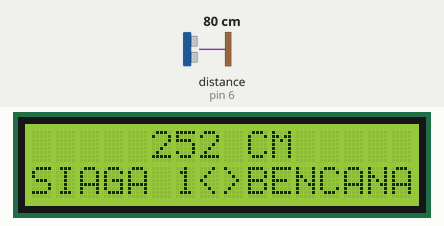
Bench run of a sketch on a simulated Arduino Uno, built with avr-gcc and run on an emulated ATmega328P. Parts: 16×2 character LCD. Wiring (inferred from the names in the program): ultrasonic range finder: trigger pin 5; echo pin 6. The inputs (shaded band) are chosen by the test bench; at power-on: distance to the obstacle (sensor on pin 6) 80 cm. The echo pulse lasts 58.3 µs per cm; no radio packets arrive unless stated; what the sketch prints to the serial monitor is not drawn.

Above: at 1.2 s.
1.3 s: distance to the obstacle (sensor on pin 6) set to 223 cm
At 5.1 s:
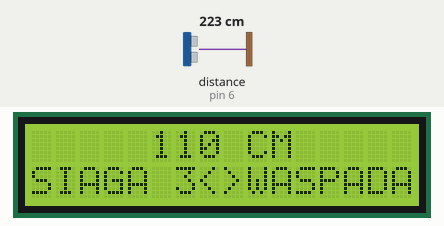
5.4 s: distance to the obstacle (sensor on pin 6) set to 2 cm
At 6.8 s:
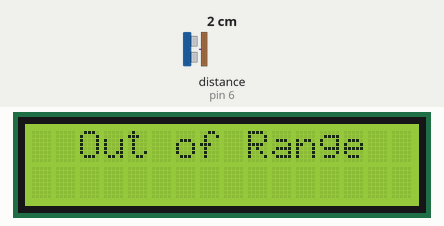
7.8 s: distance to the obstacle (sensor on pin 6) set to 120 cm
At 8.9 s:
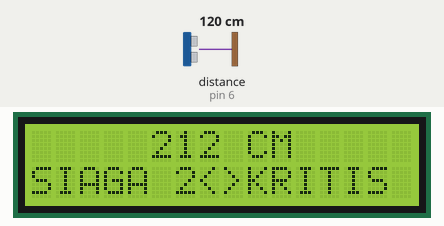
9.9 s: distance to the obstacle (sensor on pin 6) set to 299 cm
At 11.6 s:
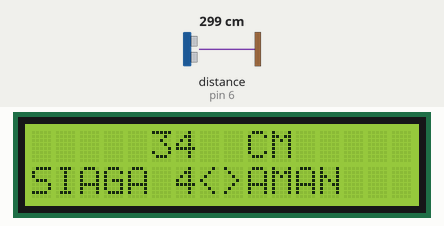
Timing chart, 0 to 13.0 s (numbered marks = the images above; inputs shaded):
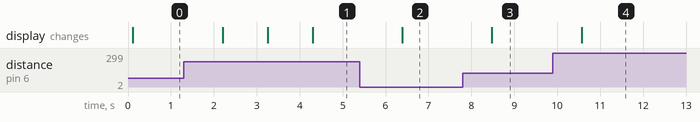

The sketch:

KetinggianMukaAir.ino
```cpp
#include <nRF24L01.h>
#include <printf.h>
#include <RF24.h>
#include <RF24_config.h>
#include <SPI.h>

#include <Wire.h>
#include <LiquidCrystal_I2C.h>

LiquidCrystal_I2C lcd(0x27, 16, 2);

const int trigPin = 5;
const int echoPin = 6;
int jarakmax = 330; //Jarak maksimum sensor ke permukaan air
int ketinggian;
long duration;
int distance;

    RF24 radio(9,10);
    const byte address[6] = "00002";


    void setup()
    {
    lcd.init();
    lcd.backlight();
    Serial.begin(57600);
    pinMode(trigPin, OUTPUT);
    pinMode(echoPin, INPUT);
    radio.begin();
    radio.openWritingPipe(address);
    radio.setPALevel(RF24_PA_MIN);
    radio.stopListening();
    radio.printDetails();
    }

    void loop()
    {
      digitalWrite(trigPin, LOW);
      delayMicroseconds(2);
      digitalWrite(trigPin, HIGH);
      delayMicroseconds(2);
      digitalWrite(trigPin, LOW);
      duration = pulseIn(echoPin, HIGH);
      distance = duration*0.034/2;
      ketinggian = jarakmax-distance;

    if (ketinggian >= 2  && ketinggian < 80) {
       Serial.print("Ketinggian Air : ");
       Serial.print(ketinggian);
       Serial.println(" cm");
       Serial.println(" SIAGA IV - AMAN");
       lcd.setCursor(2,0);
       lcd.print ("   ");
       lcd.setCursor(5,0);
       lcd.print (ketinggian);
       lcd.print ("     ");
       lcd.setCursor(9,0);
       lcd.print ("CM   ");
       lcd.setCursor(0,1);
       lcd.print ("SIAGA 4<>AMAN    ");
    }
    if (ketinggian >= 80 && ketinggian <= 150) {
       Serial.print("Ketinggian Air : ");
       Serial.print(ketinggian);
       Serial.println(" cm");
       Serial.println(" SIAGA III - WASPADA");
       lcd.setCursor(2,0);
       lcd.print ("   ");
       lcd.setCursor(5,0);
       lcd.print (ketinggian);
       lcd.print ("     ");
       lcd.setCursor(9,0);
       lcd.print ("CM   ");
       lcd.setCursor(0,1);
       lcd.print ("SIAGA 3<>WASPADA  ");
    }
    if (ketinggian > 150 && ketinggian <= 220){
       Serial.print("Ketinggian Air : ");
       Serial.print(ketinggian);
       Serial.println(" cm");
       Serial.println(" SIAGA II - KRITIS");
       lcd.setCursor(2,0);
       lcd.print ("   ");
       lcd.setCursor(5,0);
       lcd.print (ketinggian);
       lcd.print ("     ");
       lcd.setCursor(9,0);
       lcd.print ("CM   ");
       lcd.setCursor(0,1);
       lcd.print ("SIAGA 2<>KRITIS   ");
    }
    if (ketinggian > 220 && ketinggian <= 300){
       Serial.print("Ketinggian Air : ");
       Serial.print(ketinggian);
       Serial.println(" cm");
       Serial.println(" SIAGA I - BENCANA");
       lcd.setCursor(2,0);
       lcd.print ("   ");
       lcd.setCursor(5,0);
       lcd.print (ketinggian);
       lcd.print ("     ");
       lcd.setCursor(9,0);
       lcd.print ("CM   ");
       lcd.setCursor(0,1);
       lcd.print ("SIAGA 1<>BENCANA  ");
     }
    if (distance > 2 && distance <= 300) {
    radio.write( &ketinggian, sizeof(ketinggian) );
    }
    else {
      Serial.println("Out of Range");
      lcd.setCursor(2,0);
      lcd.print ("Out of Range  ");
      lcd.setCursor(0,1);
      lcd.print ("                       ");

    }

    delay(1000);
    }
```

Measured:
- after the input at 1.3 s, the display: changes after 0.90 s (image 1)
- after the input at 5.4 s, the display: changes after 0.99 s (image 2)
- after the input at 7.8 s, the display: changes after 0.67 s (image 3)
- after the input at 9.9 s, the display: changes after 0.67 s (image 4)
